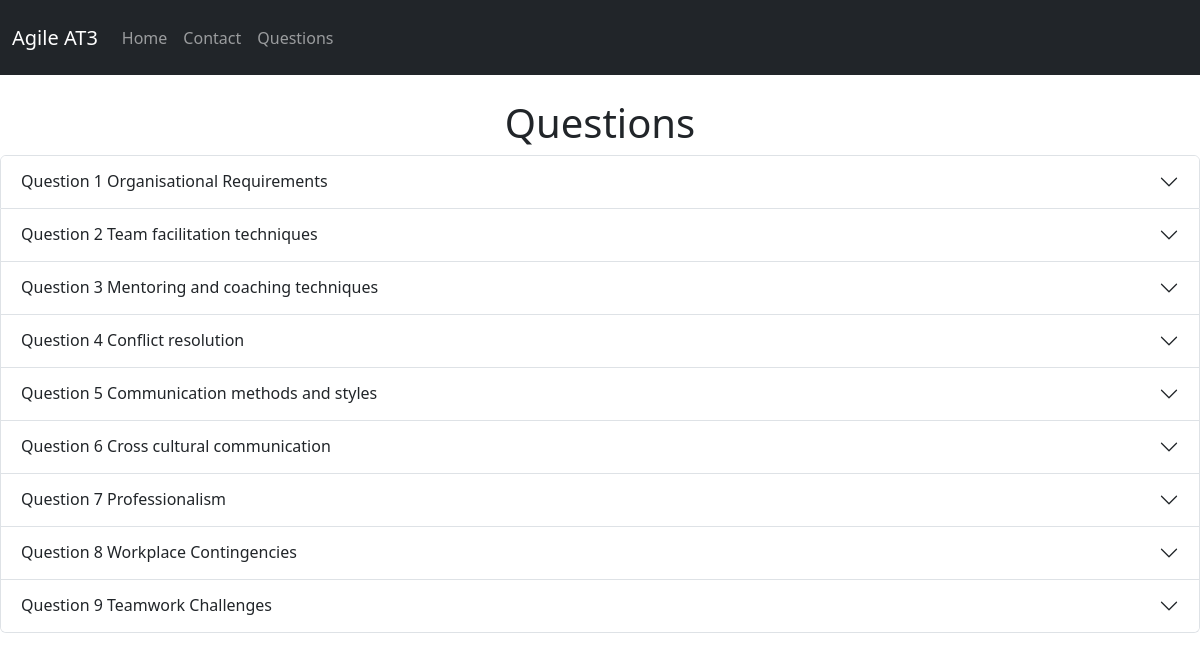
The page /questions.php on the database its author committed.
### tables this page shows
CREATE TABLE `question` (
  `Question_ID` int(11) NOT NULL,
  `Question` varchar(256) NOT NULL,
  `Description` varchar(1024) NOT NULL,
  `Answer` varchar(4096) NOT NULL
);

### questions.php (the view, shortened to what this page needs)
<?php
include 'functions.php';
$pdo = pdo_connect_mysql();
$sql = "SELECT * from question";
$stmt = $pdo->query($sql);
$i = 0;
$title = "Questions";
?>
<?=template_header('Questions Page')?>
<div class="container mt-4">
<h1 class="text-center"><?= $title ?></h1>
</div>
<?php
while ($data = $stmt->fetch(PDO::FETCH_ASSOC)) {
    if ($i == 0) {
      echo '<div class="accordion" id="accordionExample">';
    }
?>
<div class="accordion-item">
  <h2 class="accordion-header" id="heading<?php echo $i; ?>">
    <button class="accordion-button collapsed"
            type="button"
            data-bs-toggle="collapse"
            data-bs-target="#collapse<?php echo $i; ?>"
            aria-expanded="false"
            aria-controls="collapse<?php echo $i; ?>">
      <?php echo ($data['Question']); ?>
    </button>
  </h2>
</div>
<?php
  $i++;
  }
if ($i > 0) {
  echo '</div>';
}
?>
<?=template_footer()?>

### functions.php (shortened to what this page needs)
<?php
function template_header() {
    echo <<<EOT
<!DOCTYPE html>
<html>
    <head>
        <meta charset="utf-8">
        <link rel="stylesheet" type="text/css" href="styles.css">
        <link rel="stylesheet" href="https://use.fontawesome.com/releases/v5.7.1/css/all.css">
        <link href="https://cdn.jsdelivr.net/npm/bootstrap@5.3.3/dist/css/bootstrap.min.css" rel="stylesheet"
>
        <script src="https://cdn.jsdelivr.net/npm/bootstrap@5.3.3/dist/js/bootstrap.bundle.min.js"
></script>
    </head>
    <body>
        <nav class="navbar navbar-expand-lg navbar-dark bg-dark">
            <div class="container-fluid">
                <a class="navbar-brand" href="index.php">Agile AT3</a>
                <button class="navbar-toggler" type="button" data-bs-toggle="collapse" data-bs-target="#navbarNav" aria-controls="navbarNav" aria-expanded="false" aria-label="Toggle navigation">
                    <span class="navbar-toggler-icon"></span>
                </button>
                <div class="collapse navbar-collapse" id="navbarNav">
                    <ul class="navbar-nav me-auto mb-2 mb-lg-0">
                        <li class="nav-item">
                            <a class="nav-link" href="index.php">Home</a>
                        </li>
                        <li class="nav-item">
                            <a class="nav-link" href="contact.php">Contact</a>
                        </li>
                        <li class="nav-item">
                            <a class="nav-link" href="questions.php">Questions</a>
                        </li>
                    </ul>
                 </div>
                </div>
            </nav>
EOT;
}
function template_footer() {
    echo <<<EOT
        </div>
    </body>
</html>
EOT;
}

### styles.css (style rules this page uses)
.navbar { height: 75px; background-color: black; }

### rows shown on the page
question: Question "Question 1 Organisational Requirements"
question: Question "Question 2 Team facilitation techniques"
question: Question "Question 3 Mentoring and coaching techniques"
question: Question "Question 4 Conflict resolution"
question: Question "Question 5 Communication methods and styles"
question: Question "Question 6 Cross cultural communication"
question: Question "Question 7 Professionalism"
question: Question "Question 8 Workplace Contingencies"
question: Question "Question 9 Teamwork Challenges"

### other values the page prints
$title "Questions"
